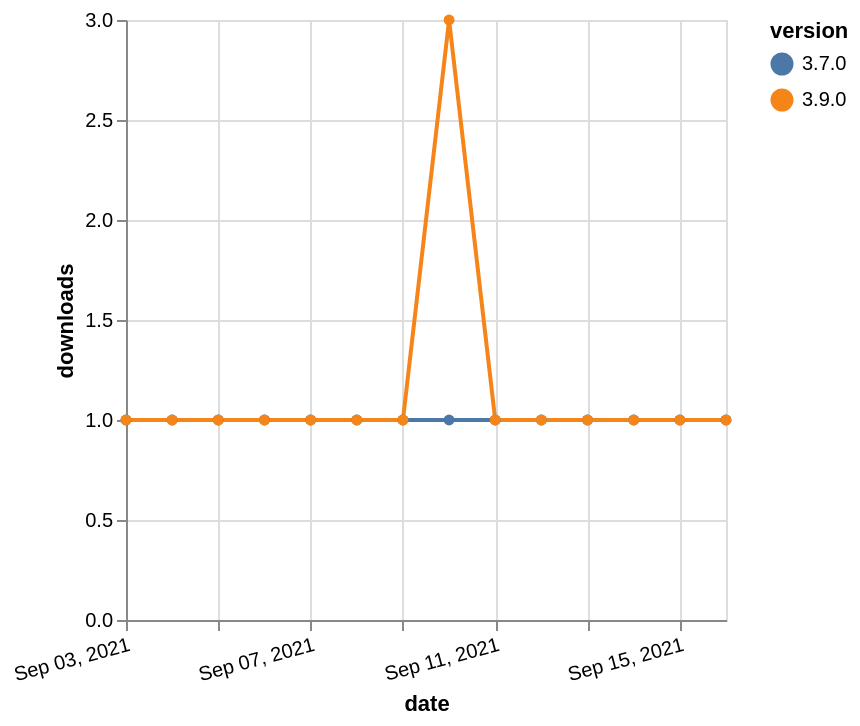

The specification (Vega-Lite) saved for this image:
### Vega-Lite specification from a JSON file in a GitHub repository (floating-point values rounded to 4 significant figures)
{"$schema": "https://vega.github.io/schema/vega-lite/v5.json", "description": "A simple bar chart with embedded data.", "data": {"values": [{"date": "2021-09-03", "total": 224, "delta": 1, "version": "3.7.0"}, {"date": "2021-09-04", "total": 225, "delta": 1, "version": "3.7.0"}, {"date": "2021-09-05", "total": 226, "delta": 1, "version": "3.7.0"}, {"date": "2021-09-06", "total": 227, "delta": 1, "version": "3.7.0"}, {"date": "2021-09-07", "total": 228, "delta": 1, "version": "3.7.0"}, {"date": "2021-09-08", "total": 229, "delta": 1, "version": "3.7.0"}, {"date": "2021-09-09", "total": 230, "delta": 1, "version": "3.7.0"}, {"date": "2021-09-10", "total": 231, "delta": 1, "version": "3.7.0"}, {"date": "2021-09-11", "total": 232, "delta": 1, "version": "3.7.0"}, {"date": "2021-09-12", "total": 233, "delta": 1, "version": "3.7.0"}, {"date": "2021-09-13", "total": 234, "delta": 1, "version": "3.7.0"}, {"date": "2021-09-14", "total": 235, "delta": 1, "version": "3.7.0"}, {"date": "2021-09-15", "total": 236, "delta": 1, "version": "3.7.0"}, {"date": "2021-09-16", "total": 237, "delta": 1, "version": "3.7.0"}, {"date": "2021-09-03", "total": 173, "delta": 1, "version": "3.9.0"}, {"date": "2021-09-04", "total": 174, "delta": 1, "version": "3.9.0"}, {"date": "2021-09-05", "total": 175, "delta": 1, "version": "3.9.0"}, {"date": "2021-09-06", "total": 176, "delta": 1, "version": "3.9.0"}, {"date": "2021-09-07", "total": 177, "delta": 1, "version": "3.9.0"}, {"date": "2021-09-08", "total": 178, "delta": 1, "version": "3.9.0"}, {"date": "2021-09-09", "total": 179, "delta": 1, "version": "3.9.0"}, {"date": "2021-09-10", "total": 182, "delta": 3, "version": "3.9.0"}, {"date": "2021-09-11", "total": 183, "delta": 1, "version": "3.9.0"}, {"date": "2021-09-12", "total": 184, "delta": 1, "version": "3.9.0"}, {"date": "2021-09-13", "total": 185, "delta": 1, "version": "3.9.0"}, {"date": "2021-09-14", "total": 186, "delta": 1, "version": "3.9.0"}, {"date": "2021-09-15", "total": 187, "delta": 1, "version": "3.9.0"}, {"date": "2021-09-16", "total": 188, "delta": 1, "version": "3.9.0"}]}, "width": "container", "mark": {"type": "line", "point": {"filled": true}}, "encoding": {"x": {"field": "date", "type": "temporal", "timeUnit": "yearmonthdate", "title": "date", "axis": {"labelAngle": -15}}, "y": {"field": "delta", "type": "quantitative", "title": "downloads"}, "color": {"field": "version", "type": "nominal"}, "tooltip": {"field": "delta"}}}
